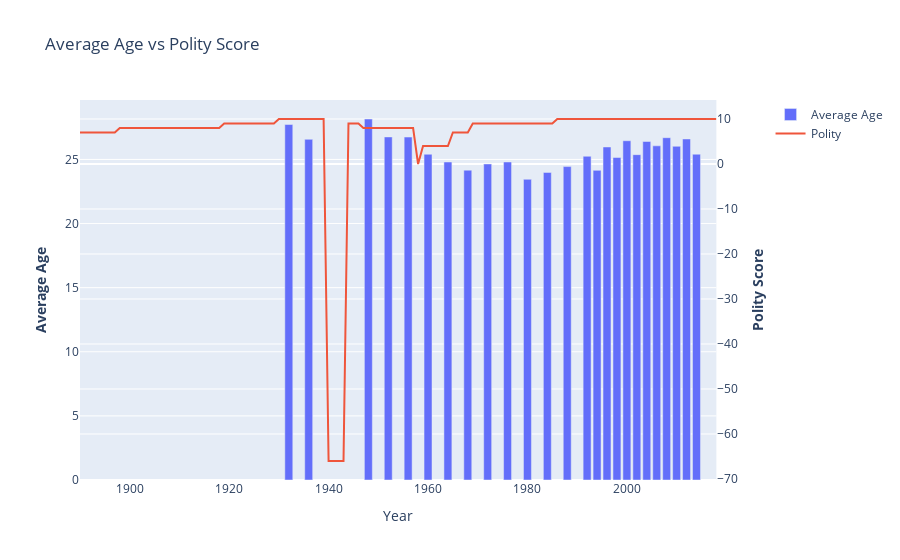

The code cell stored with this chart in its notebook:
### Code cell
plot_country_age_polity(final_df, polity_dff3, 'FRANCE', 1929, 2014)

### Figure 1 — Plotly figure (JSON) as saved in the notebook; plotly's stock layout.template omitted (floating-point values rounded to 4 significant figures; data arrays with more than 128 entries replaced by an {"elided": "..."} marker saying what was removed)
{"data": [{"name": "Average Age", "type": "bar", "x": {"elided": "129 int values"}, "xaxis": "x", "y": {"elided": "129 float values"}, "yaxis": "y"}, {"name": "Polity", "type": "scatter", "x": {"elided": "129 int values"}, "xaxis": "x", "y": {"elided": "129 int values"}, "yaxis": "y2"}], "layout": {"title": {"text": "Average Age vs Polity Score"}, "xaxis": {"anchor": "y", "domain": [0, 0.94], "title": {"text": "Year"}}, "yaxis": {"anchor": "x", "domain": [0, 1], "title": {"text": "<b>Average Age</b>"}}, "yaxis2": {"anchor": "x", "overlaying": "y", "side": "right", "title": {"text": "<b>Polity Score</b>"}}}}
